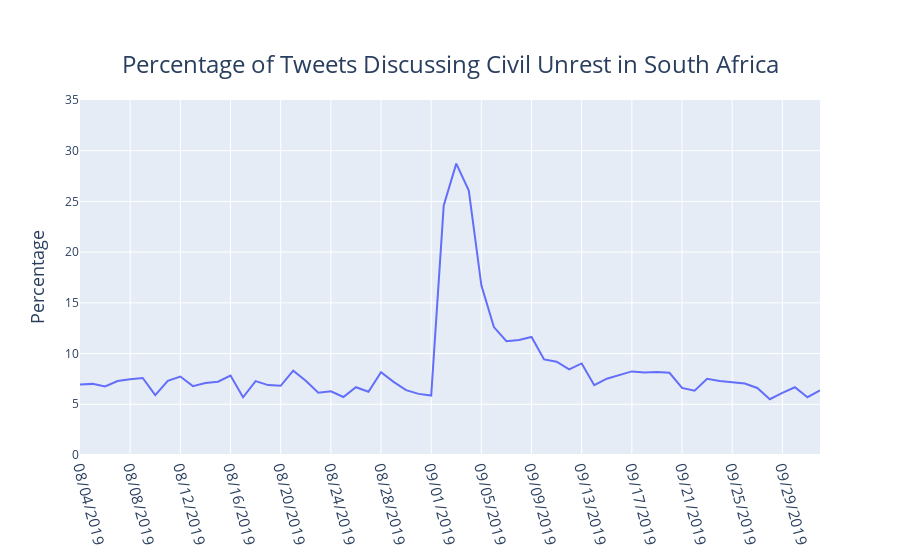

Source (notebook cell):
### Code cell
#source: https://en.wikipedia.org/wiki/2019_Johannesburg_riots
show_plot('09/03/2019','ZA')
